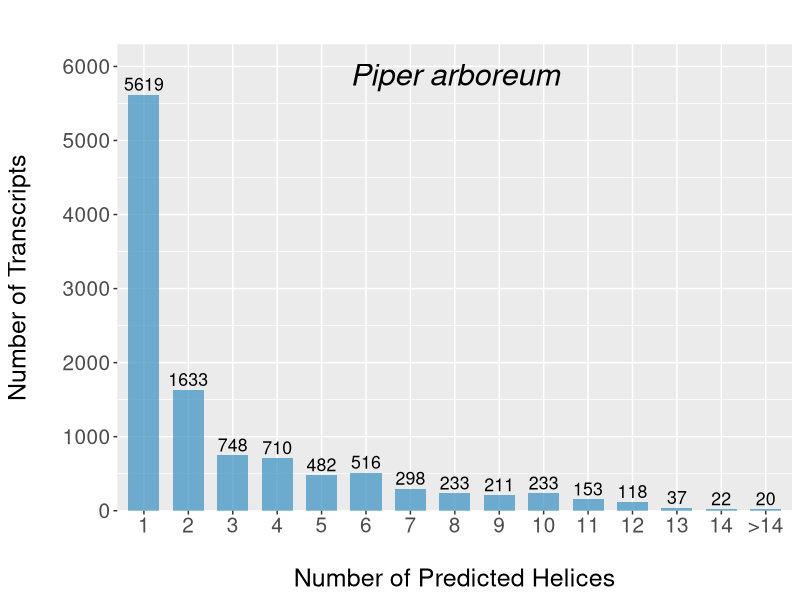
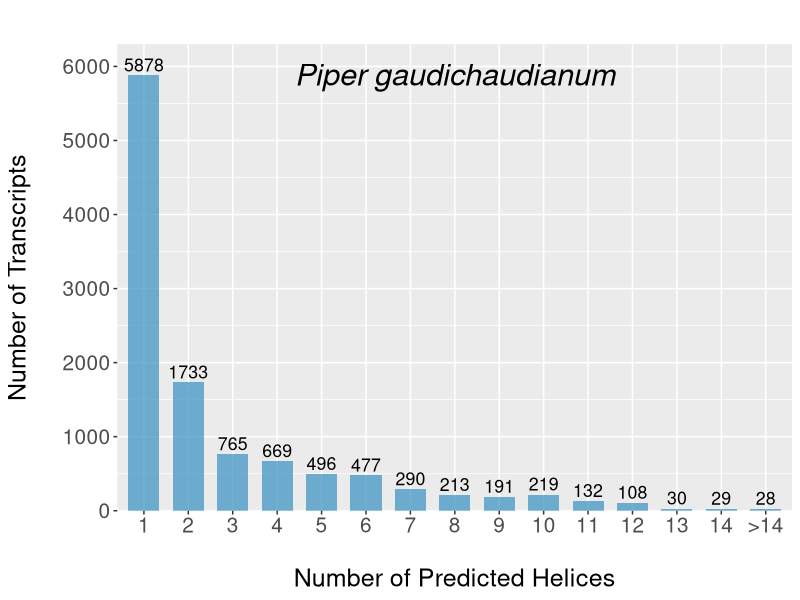
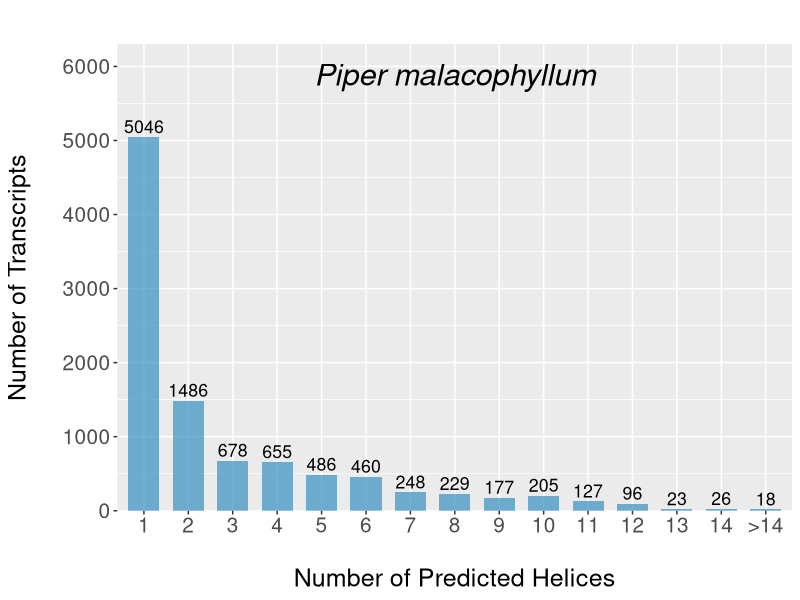
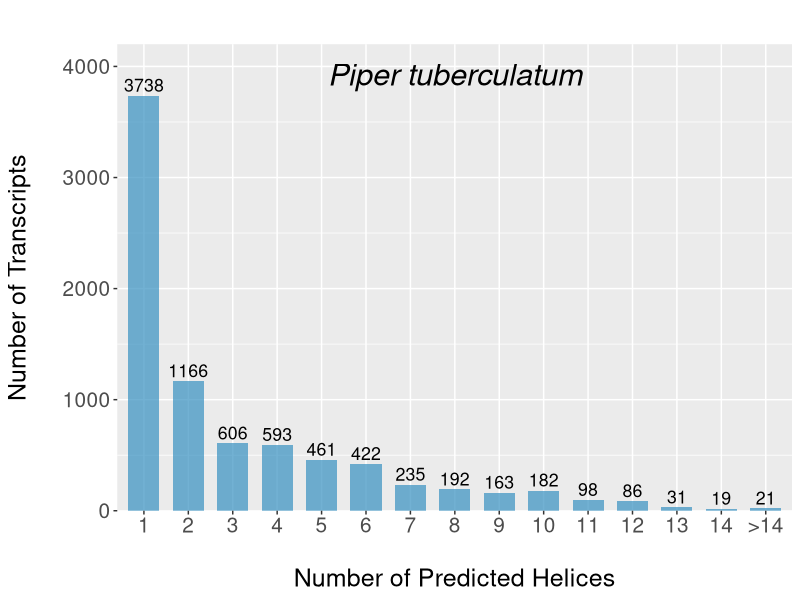
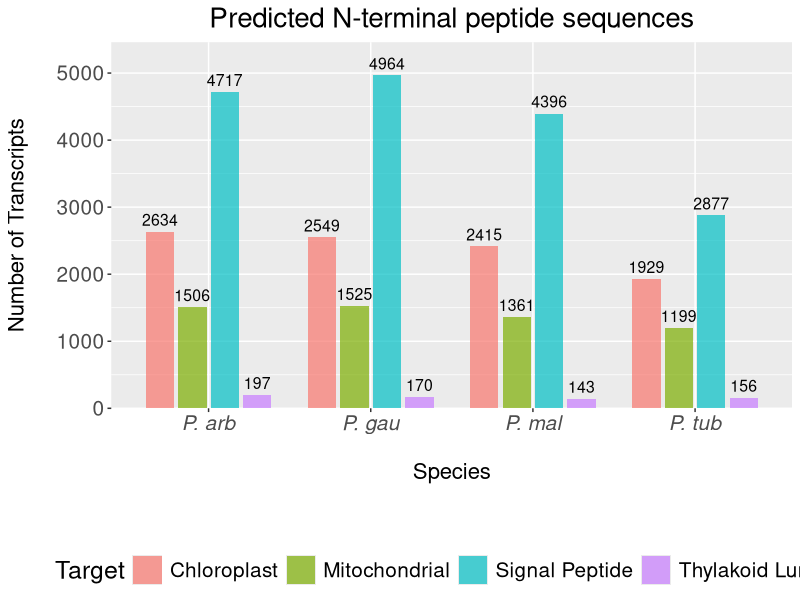

The R source for these figures, in order:
library(ggplot2)
library('ggthemes')

level_order_parb <- c( '0', '1', '2', '3', '4', '5', '6', '7', '8', '9', '10', '11', '12', '13', '14', '>14' )

ptub_tmhmm <- read.csv('ptub_r_tmhmm.txt', sep='\t')
parb_tmhmm <- read.csv('parb_r_tmhmm.txt', sep='\t')
pgau_tmhmm <- read.csv('pgau_r_tmhmm.txt', sep='\t')
pmal_tmhmm <- read.csv('pmal_r_tmhmm.txt', sep='\t')

roxo_claro <- "#BEAED4"
azulao <- "#084594"
teste <- "#CCECE6"
azul1 <- "#74A9CF"
azul2 <- "#3690C0"
azul3 <- "#0570B0"
azul4 <- "#034E7B"
ggplot(parb_tmhmm, aes(x=factor(tmhmm, level=level_order_parb), y=number)) +  
  geom_bar(stat="identity", width=0.7, fill="#3690C0", alpha=0.7) +
  geom_text(aes(label=number), vjust=-0.3, size=4.5,)+
  # coord_flip()+
  ggtitle("Piper arboreum") +
  ylab("Number of Transcripts\n") +
  xlab("\nNumber of Predicted Helices") +
  scale_y_continuous(breaks = c(0, 1000, 2000, 3000, 4000, 5000,6000), limits=c(0,6000), expand = expansion(mult = c(0, 0.05)))+
#  ylim(c(0, 6000))+
  #theme_minimal()+
  theme(plot.title = element_text(face="italic",vjust=-7,size=22, hjust=0.5),
        axis.text.x = element_text(size = 15),
        axis.text.y = element_text(size = 15),
        axis.title.x = element_text(size=18),
        axis.title.y = element_text(size=18),
        legend.key.size = unit(1.5,"line"),
        legend.title=element_text(size=16), 
        legend.text=element_text(size=15))

ggplot(pgau_tmhmm, aes(x=factor(tmhmm, level=level_order_parb), y=number)) +  
  geom_bar(stat="identity", width=0.7, fill="#3690C0", alpha=0.7) +
  geom_text(aes(label=number), vjust=-0.3, size=4.5)+
  # coord_flip()+
  ggtitle("Piper gaudichaudianum") +
  ylab("Number of Transcripts\n") +
  xlab("\nNumber of Predicted Helices") +
  scale_y_continuous(breaks = c(0, 1000, 2000, 3000, 4000, 5000,6000), limits=c(0,6000), expand = expansion(mult = c(0, 0.05)))+
#  scale_y_continuous(expand = expansion(mult = c(0, 0.05)))+
  #theme_minimal()+
  theme(plot.title = element_text(face="italic",vjust=-7,size=22, hjust=0.5),
        axis.text.x = element_text(size = 15),
        axis.text.y = element_text(size = 15),
        axis.title.x = element_text(size=18),
        axis.title.y = element_text(size=18),
        legend.key.size = unit(1.5,"line"),
        legend.title=element_text(size=16), 
        legend.text=element_text(size=15))

ggplot(pmal_tmhmm, aes(x=factor(tmhmm, level=level_order_parb), y=number)) +  
  geom_bar(stat="identity", width=0.7, fill="#3690C0", alpha=0.7) +
  geom_text(aes(label=number), vjust=-0.3, size=4.5)+
  # coord_flip()+
  ggtitle("Piper malacophyllum") +
  ylab("Number of Transcripts\n") +
  xlab("\nNumber of Predicted Helices") +
  scale_y_continuous(breaks = c(0, 1000, 2000, 3000, 4000, 5000,6000), limits=c(0,6000), expand = expansion(mult = c(0, 0.05)))+
#  scale_y_continuous(expand = expansion(mult = c(0, 0.05)))+
  #theme_minimal()+
  theme(plot.title = element_text(face="italic",vjust=-7,size=22, hjust=0.5),
        axis.text.x = element_text(size = 15),
        axis.text.y = element_text(size = 15),
        axis.title.x = element_text(size=18),
        axis.title.y = element_text(size=18),
        legend.key.size = unit(1.5,"line"),
        legend.title=element_text(size=16), 
        legend.text=element_text(size=15))

ggplot(ptub_tmhmm, aes(x=factor(tmhmm, level=level_order_parb), y=number)) +  
  geom_bar(stat="identity", width=0.7, fill="#3690C0", alpha=0.7) +
  geom_text(aes(label=number), vjust=-0.3, size=4.5)+
  # coord_flip()+
  ggtitle("Piper tuberculatum") +
  ylab("Number of Transcripts\n") +
  xlab("\nNumber of Predicted Helices") +
  scale_y_continuous(breaks = c(0, 1000, 2000, 3000, 4000), limits=c(0,4000), expand = expansion(mult = c(0, 0.05)))+
#  scale_y_continuous(expand = expansion(mult = c(0, 0.05)))+
  #theme_minimal()+
  theme(plot.title = element_text(face="italic",vjust=-7,size=22, hjust=0.5),
        axis.text.x = element_text(size = 15),
        axis.text.y = element_text(size = 15),
        axis.title.x = element_text(size=18),
        axis.title.y = element_text(size=18),
        legend.key.size = unit(1.5,"line"),
        legend.title=element_text(size=16), 
        legend.text=element_text(size=15))

signal_pipers <- read.csv('pipers_signal_table.txt', sep='\t')
signal_pipers

ggplot(signal_pipers, aes(x=species, y=number, fill=signalpeptide)) + 
  ggtitle("Predicted N-terminal peptide sequences") +
  ylab("Number of Transcripts\n") +
  xlab("\nSpecies\n\n") +
  labs(fill='Target') +
  scale_y_continuous(breaks = c(0, 1000, 2000, 3000, 4000, 5000), limits=c(0,5200), expand = expansion(mult = c(0, 0.05)))+
  geom_bar(stat="identity", width=0.7,alpha=0.7, position=position_dodge(width=0.8)) +
  geom_text(aes(label=number), position=position_dodge(width=0.8), vjust=-0.5, size=4)+
  theme(plot.title = element_text(vjust=1,size=20, hjust=0.5),
        axis.text.x = element_text(face='italic',size = 15),
        axis.text.y = element_text(size = 15),
        axis.title.x = element_text(size=16),
        axis.title.y = element_text(size=16),
        legend.key.size = unit(1.5,"line"),
        legend.position="bottom",
        legend.title=element_text(size=18), 
        legend.text=element_text(size=15))

  
#geom_bar(stat="identity", width=0.7, position=position_dodge(width=0.8))+ #dodge deve ser maior que o width escolhido
 # geom_text(aes(label=number), position=position_dodge(width=0.8), hjust=1.5, size=4.5)+

